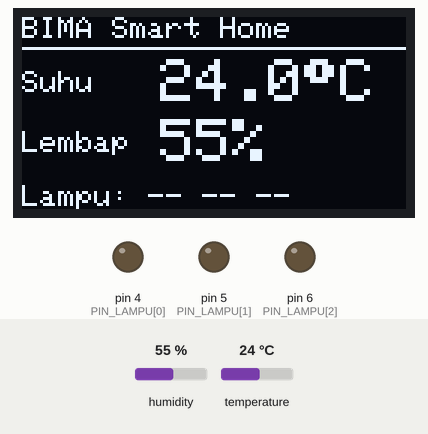
Bench run of a sketch on a simulated Arduino Uno, built with avr-gcc and run on an emulated ATmega328P. Shown: 128×64 one-colour display, output pins drawn as LEDs (lit = HIGH). Inputs (shaded band) come from the test bench; at power-on: humidity 55 %, temperature 24 °C. What the sketch prints to the serial monitor is not drawn.

Above: at 5.6 s.
5.7 s: humidity set to 22 %
At 11.2 s:
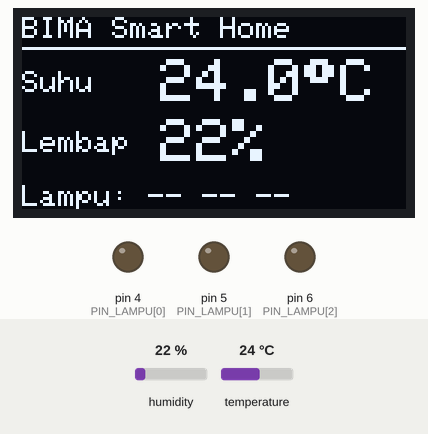
11.5 s: temperature set to 12 °C
At 16.5 s:
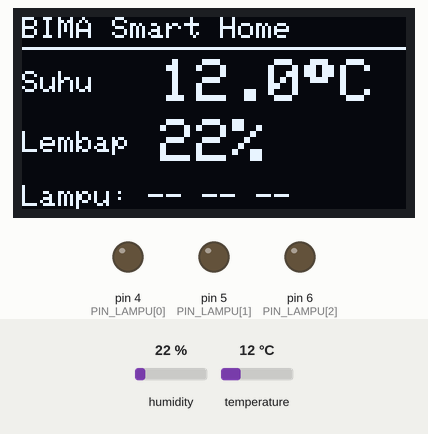
18.0 s: humidity set to 40 %
At 20.3 s:
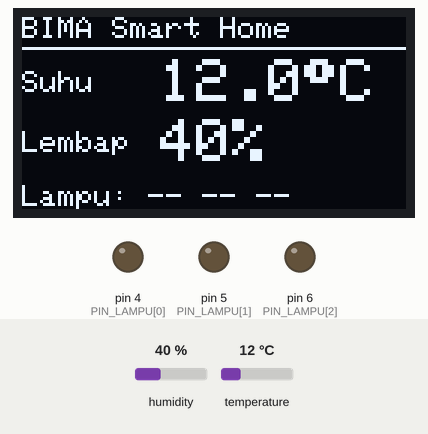
21.5 s: temperature set to 19 °C
At 25.3 s:
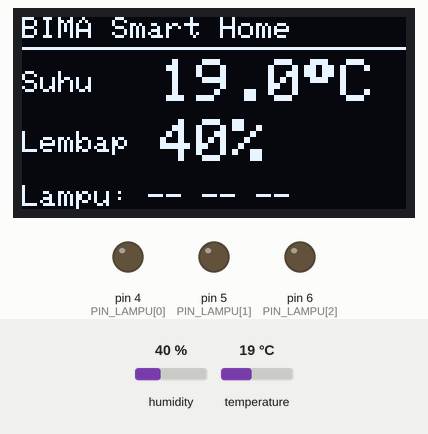
Timing chart, 0 to 26.8 s (numbered marks = the images above; inputs shaded):
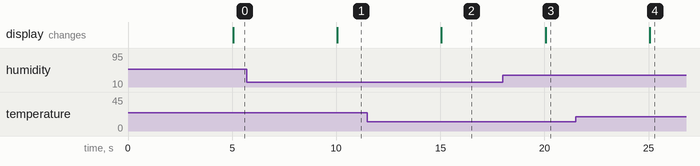

The sketch:

bima_smarthome.ino
```cpp
/*
  BIMA SMART HOME - Program Arduino Uno
  ------------------------------------------------------------
  Arduino menjadi "tangan" BIMA. Perintah datang berupa teks
  lewat kabel USB (serial 9600 baud), misalnya:
      LAMPU1:ON    LAMPU2:OFF    LAMPU:ON  (semua lampu)    STATUS
  Setiap perintah dibalas dengan laporan keadaan, contoh:
      STATUS L1=1;L2=0;L3=0;SUHU=28.5;LEMBAP=75
      OK LAMPU1:ON
  Suhu, kelembapan, dan keadaan lampu juga tampil di OLED 0,96".
*/
#include <DHT.h>                // pustaka "DHT sensor library" (Adafruit)
#include <Wire.h>               // komunikasi I2C (bawaan Arduino)
#include <Adafruit_GFX.h>       // pustaka "Adafruit GFX Library"
#include <Adafruit_SSD1306.h>   // pustaka "Adafruit SSD1306"

// ---------- Pin yang dipakai ----------
const byte PIN_DHT      = 2;          // data sensor DHT11
const byte PIN_LAMPU[3] = {4, 5, 6};  // lampu ruang tamu, kamar tidur, teras
// OLED memakai pin SDA (A4) dan SCL (A5)

// ---------- Pengaturan ----------
const byte ALAMAT_OLED = 0x3C;          // sebagian modul memakai 0x3D
const unsigned long JEDA_LAPOR = 5000;  // baca sensor & lapor tiap 5 detik

DHT dht(PIN_DHT, DHT11);
Adafruit_SSD1306 oled(128, 64, &Wire, -1);   // OLED 128x64 piksel

// ---------- Keadaan perangkat ----------
bool lampu[3] = {false, false, false};
float suhu = NAN;
float lembap = NAN;
unsigned long laporTerakhir = 0;

void setup() {
  Serial.begin(9600);

  for (byte i = 0; i < 3; i++) {
    pinMode(PIN_LAMPU[i], OUTPUT);
    digitalWrite(PIN_LAMPU[i], LOW);
  }
  dht.begin();

  if (!oled.begin(SSD1306_SWITCHCAPVCC, ALAMAT_OLED)) {
    Serial.println(F("ERR OLED TIDAK TERDETEKSI"));
  }
  tampilkanOLED();

  Serial.println(F("SIAP BIMA-SMARTHOME"));
}

void loop() {
  // 1) Ada perintah dari BIMA?
  if (Serial.available() > 0) {
    String baris = Serial.readStringUntil('\n');
    baris.trim();
    baris.toUpperCase();
    if (baris.length() > 0) jalankan(baris);
  }

  // 2) Lapor berkala: baca sensor, perbarui OLED, kirim keadaan terbaru
  if (millis() - laporTerakhir >= JEDA_LAPOR) {
    laporTerakhir = millis();
    bacaSensor();
    kirimStatus();
  }
}

// Mengartikan satu baris perintah berbentuk ALAT:AKSI
void jalankan(String perintah) {
  int pemisah = perintah.indexOf(':');
  String alat = (pemisah < 0) ? perintah : perintah.substring(0, pemisah);
  String aksi = (pemisah < 0) ? String("") : perintah.substring(pemisah + 1);
  bool saklar = (aksi == "ON" || aksi == "OFF");   // aksi yang sah
  bool nyala  = (aksi == "ON");

  if (alat == "STATUS") {
    bacaSensor();
    kirimStatus();
    return;
  }

  if (alat == "LAMPU" && saklar) {                  // semua lampu sekaligus
    for (byte i = 0; i < 3; i++) aturLampu(i, nyala);
  } else if (alat.length() == 6 && alat.startsWith("LAMPU") && saklar
             && alat[5] >= '1' && alat[5] <= '3') {
    aturLampu(alat[5] - '1', nyala);                // LAMPU1 sampai LAMPU3
  } else {
    Serial.print(F("ERR PERINTAH TIDAK DIKENAL: "));
    Serial.println(perintah);
    return;
  }

  tampilkanOLED();
  kirimStatus();
  Serial.print(F("OK "));
  Serial.println(perintah);
}

void aturLampu(byte nomor, bool nyala) {
  lampu[nomor] = nyala;
  digitalWrite(PIN_LAMPU[nomor], nyala ? HIGH : LOW);
}

void bacaSensor() {
  suhu   = dht.readTemperature();   // derajat Celsius
  lembap = dht.readHumidity();      // persen
  tampilkanOLED();
}

// Isi layar: judul, suhu, kelembapan, dan keadaan ketiga lampu
void tampilkanOLED() {
  oled.clearDisplay();
  oled.setTextColor(SSD1306_WHITE);
  oled.setTextSize(1);
  oled.setCursor(0, 0);
  oled.print(F("BIMA Smart Home"));
  oled.drawLine(0, 10, 127, 10, SSD1306_WHITE);

  oled.setCursor(0, 18);
  oled.print(F("Suhu"));
  oled.setTextSize(2);
  oled.setCursor(46, 14);
  if (isnan(suhu)) oled.print(F("--"));
  else { oled.print(suhu, 1); oled.print((char)247); oled.print('C'); }

  oled.setTextSize(1);
  oled.setCursor(0, 38);
  oled.print(F("Lembap"));
  oled.setTextSize(2);
  oled.setCursor(46, 34);
  if (isnan(lembap)) oled.print(F("--"));
  else { oled.print(lembap, 0); oled.print('%'); }

  oled.setTextSize(1);                 // urutan: ruang tamu, kamar, teras
  oled.setCursor(0, 56);
  oled.print(F("Lampu:"));
  for (byte i = 0; i < 3; i++) oled.print(lampu[i] ? F(" ON") : F(" --"));
  oled.display();
}

void kirimStatus() {
  Serial.print(F("STATUS L1="));  Serial.print(lampu[0]);
  Serial.print(F(";L2="));        Serial.print(lampu[1]);
  Serial.print(F(";L3="));        Serial.print(lampu[2]);
  Serial.print(F(";SUHU="));
  if (isnan(suhu)) Serial.print('-'); else Serial.print(suhu, 1);
  Serial.print(F(";LEMBAP="));
  if (isnan(lembap)) Serial.print('-'); else Serial.print(lembap, 0);
  Serial.println();
}
```

Measured:
- after the input at 5.7 s, the display: changes after 4.4 s (image 1)
- after the input at 11.5 s, the display: changes after 3.6 s (image 2)
- after the input at 18.0 s, the display: changes after 2.1 s (image 3)
- after the input at 21.5 s, the display: changes after 3.6 s (image 4)
